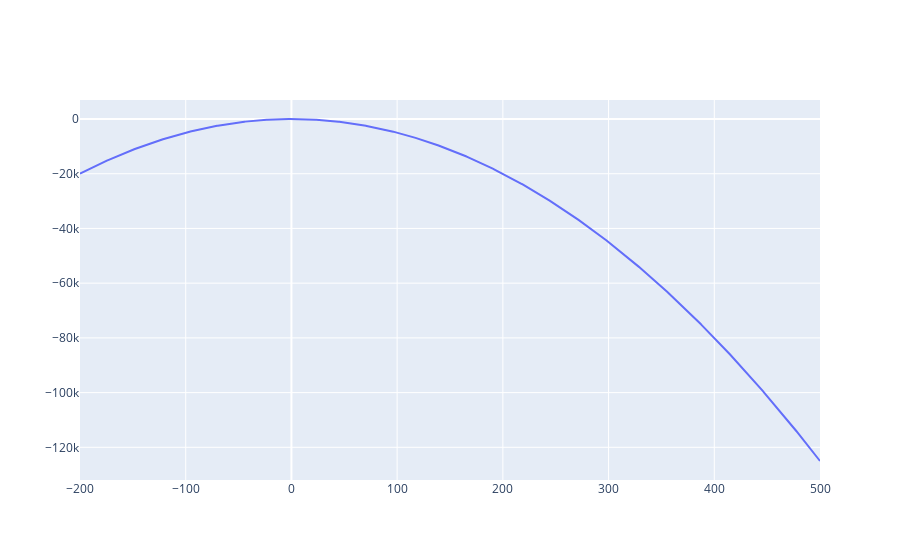

The notebook cell saved with this chart:
### Code cell
import plotly.graph_objects as go

x = torch.linspace(-200, 500, 1000)
y = log_phi(x)

fig = go.Figure()
fig.add_trace(go.Scatter(x=x, y=y))
fig.show()

### Figure 1 — Plotly figure (JSON) as saved in the notebook; plotly's stock layout.template omitted (floating-point values rounded to 4 significant figures; data arrays with more than 128 entries replaced by an {"elided": "..."} marker saying what was removed)
{"data": [{"type": "scatter", "x": {"elided": "1000 float values"}, "y": {"elided": "1000 float values"}}], "layout": {}}
